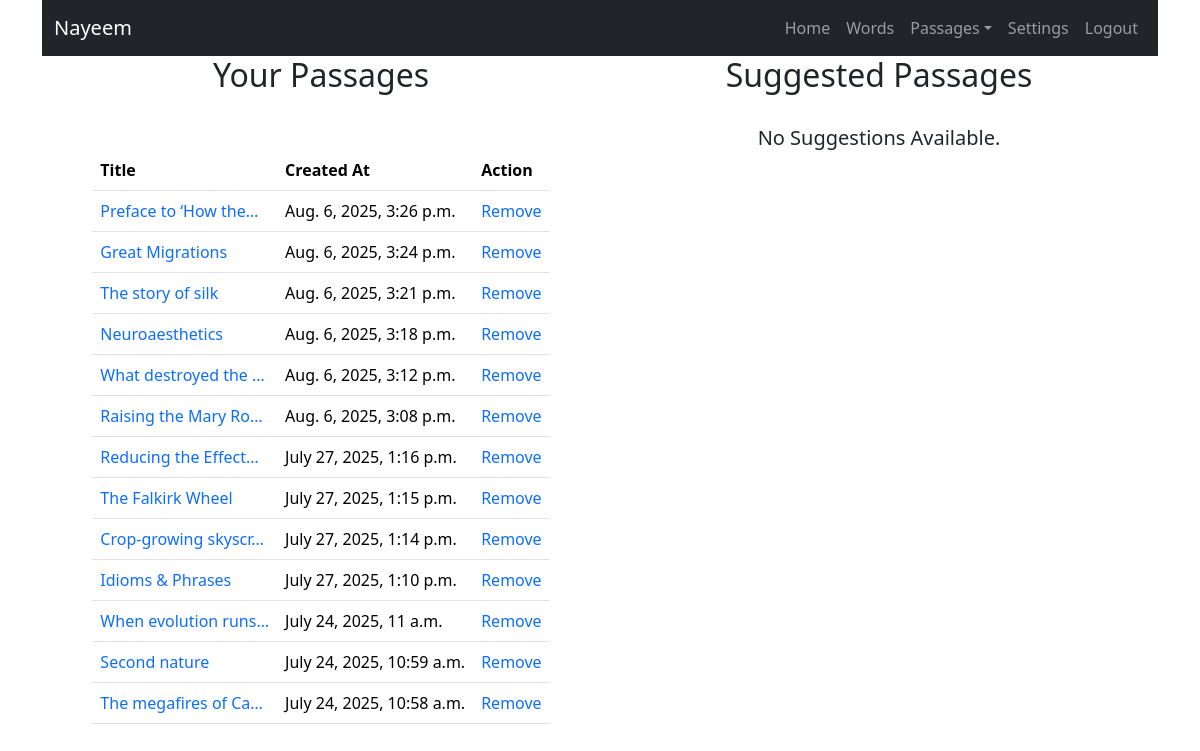
Page /passage/get-passages/ (signed in) on the committed database.
### user/models.py (models this page shows, shortened)
class User(AbstractUser):
    phone = models.CharField(max_length=100, null=True, blank=True)
    gender = models.CharField(max_length=10, choices=ghelp.list_to_tuple(CHOICE.GENDER), blank=True, null=True)
    user_type = models.CharField(max_length=20, choices=ghelp.list_to_tuple(CHOICE.USER_TYPE), default='General')
    @property
    def short_name(self):
        name = None
        if self.first_name: name = self.first_name
        else:
            if self.last_name: name = self.last_name
        return name

### passage/models.py (models this page shows, shortened)
class UserPassage(models.Model):
    user = models.ForeignKey(MODELS_USER.User, on_delete=models.CASCADE, related_name='user_passages')
    passage = models.ForeignKey(Passage, on_delete=models.CASCADE, related_name='passage_users')
    title = models.CharField(max_length=100)
    content = CKEditor5Field(config_name='extends')
    note = CKEditor5Field(config_name='extends')
    audience = models.CharField(max_length=15, choices=ghelp.list_to_tuple(CHOICE.AUDIENCE))
    hide_from_mine_profile = models.BooleanField(default=False)
    created_at = models.DateTimeField(auto_now_add=True)
    class Meta:
        unique_together = [['user', 'passage']]

### passage/views.py (the view)
# urls.py: path('get-passages/', views.get_passages, name='get-passages'),
@login_required(login_url=ghelp.nav_links(key='login')['link'])
def get_passages(request):
    html_path = 'dictionary/passage/get_passage.html'
    context = {
        'title': 'Passage',
        'user': request.user,
        'nav_links': {
            'auth': {
                'home': ghelp.nav_links(key='home', user=request.user),
                'view_passage': ghelp.nav_links(key='view_passage'),
                'add_passage': ghelp.nav_links(key='add_passage'),
                'words': ghelp.nav_links(key='words'),
                'settings': ghelp.nav_links(key='settings'),
                'logout': ghelp.nav_links(key='logout')
            },
            'unauth': {
                'home': ghelp.nav_links(key='home'),
                'login': ghelp.nav_links(key='login'),
                'register': ghelp.nav_links(key='register'),
            }
        },
        'passages': MODELS_PASS.UserPassage.objects.filter(user=request.user, hide_from_mine_profile=False).order_by('-id'),
        'preview_passages': ghelp.get_passages_to_display(MODELS_USER.UserFriend, MODELS_PASS.UserPassage, request.user),
        'audiences': CHOICE.AUDIENCE,
        'friends': ghelp.get_friends(MODELS_USER.UserFriend, request.user, id=False),
    }
    return render(request, html_path, context=context)

### help/common/n.py (called while the page is built)
    def get_friends(self, Userfriend, loggedin_user, id=True):
        if id: return [user_id for pair in Userfriend.objects.filter(Q(user=loggedin_user) | Q(friend=loggedin_user)).values('user', 'friend') for user_id in pair.values() if user_id != loggedin_user.id]
        else:
            friends = []
            for user_friend in Userfriend.objects.filter(Q(user=loggedin_user) | Q(friend=loggedin_user)):
                if user_friend.user.id == loggedin_user.id: friends.append(user_friend.friend)
                else: friends.append(user_friend.user)
            return friends

### templates/dictionary/passage/get_passage.html (shortened to what this page needs)
{% extends 'base.html' %}
{% load passage_filters %}
{% block navbar %}
    <nav class="navbar navbar-expand-lg navbar-dark navbar-sticky-top">
        <div class="container-fluid">
            <a class="navbar-brand" href="{% url nav_links.auth.home.name %}">{{nav_links.auth.home.level}}</a>
            <div class="collapse navbar-collapse" id="navbarNav">
                <ul class="navbar-nav ms-auto">
                    {% if user.is_authenticated %}
                        <li class="nav-item"><a class="nav-link" href="{% url nav_links.auth.home.name %}">Home</a></li>
                        <li class="nav-item"><a class="nav-link" href="{% url nav_links.auth.words.name %}">{{nav_links.auth.words.level}}</a></li>
                        <li class="nav-item dropdown">
                            <a class="nav-link dropdown-toggle" href="#" id="passagesDropdown" role="button" data-bs-toggle="dropdown" aria-expanded="false">Passages</a>
                        </li>
                        <li class="nav-item"><a class="nav-link" href="{% url nav_links.auth.settings.name %}">{{nav_links.auth.settings.level}}</a></li>
                        <li class="nav-item"><a class="nav-link" href="{% url nav_links.auth.logout.name %}">{{nav_links.auth.logout.level}}</a></li>
                    {% endif %}
                </ul>
            </div>
        </div>
    </nav>
{% endblock %}
{% block body %}
    {% if user.is_authenticated  %}
        <div class="container-fluid">
            <div class="row">
                <div class="col-12 col-md-6 col-sm-12">
                    <div class="d-flex flex-column">
                        <div class="d-flex justify-content-center align-items-center">
                            <div class="d-flex flex-column justify-content-center align-items-center">
                                <span class="h2">Your Passages</span>
                            </div>
                        </div>
                        <div class="d-flex justify-content-center align-items-center mt-4">
                            {% if passages %}
                                <div class="table-responsive">
                                    <table class="table table-hover">
                                        <thead>
                                            <tr>
                                                <th scope="col">Title</th>
                                                <th scope="col" class="d-none d-md-table-cell">Created At</th>
                                                <th scope="col">Action</th>
                                            </tr>
                                        </thead>
                                        <tbody>
                                            {% for passage in passages %}
                                                <tr>
                                                    <td>
                                                        <a style="text-decoration: none;" href="/passage/get-single-passage/{{passage.id}}">{{passage.title|truncatechars:20}}</a>
                                                    </td>
                                                    <td class="d-none d-md-table-cell">{{passage.created_at}}</td>
                                                    <td>
                                                        <a style="text-decoration: none;" href="/passage/remove-passage-from-my-list/{{passage.id}}">Remove</a>
                                                    </td>
                                                </tr>
                                            {% endfor %}
                                        </tbody>
                                    </table>
                                </div>
                            {% else %}
                                <span class="h5">Passage List is Empty.</span>
                            {% endif %}
                        </div>
                    </div>
                </div>
                <div class="col-12 col-md-6 col-sm-12">
                    <div class="d-flex flex-column">
                        <div class="d-flex justify-content-center align-items-center">
                            <span class="h2">Suggested Passages</span>
                        </div>
                        <div class="d-flex justify-content-center align-items-center mt-4">
                            {% if preview_passages %}
                                <div class="table-responsive">
                                    <table class="table table-hover">
                                        <thead>
                                            <tr>
                                                <th scope="col">Title</th>
                                                <th scope="col">Action</th>
                                            </tr>
                                        </thead>
                                        <tbody>
                                            {% for preview_passage in preview_passages %}
                                                <tr>
                                                    <td>
                                                        <a class="d-flex flex-column" style="text-decoration: none;" href="/passage/get-single-passage/{{preview_passage.id}}">
                                                            <span>{{preview_passage.passage.title|truncatechars:20}}</span>
                                                            <small class="text-muted">{{preview_passage.user.full_name}}</small>
                                                        </a>
                                                    </td>
                                                    <td>
                                                        <form method="POST" action="{% url 'add-passage-to-your-list' preview_passage.passage.id %}" class="d-flex flex-column flex-md-row align-items-center gap-2">
                                                            {% csrf_token %}
                                                            <select id="audience" name="audience" class="form-select form-select-sm">
                                                                {% for audience in audiences %}
                                                                    <option value="{{ audience }}">{{ audience }}</option>
                                                                {% endfor %}
                                                            </select>
                                                            <select style="height: 100px; width: 150px;" class="d-none" id="audience_users" name="audience_users" multiple>
                                                                {% for friend in friends %}
                                                                    <option value="{{ friend.id }}">{{ friend.username }}</option>
                                                                {% endfor %}
                                                            </select>
                                                            <button type="submit" class="btn btn-sm btn-link p-0">Add</button>
                                                        </form>
                                                    </td>
                                                </tr>
                                            {% endfor %}
                                        </tbody>
                                    </table>
                                </div>
                            {% else %}
                                <span class="h5">No Suggestions Available.</span>
                            {% endif %}
                        </div>
                    </div>
                </div>
            </div>
        </div>
    {% else %}
        <h1>Login First</h1>
    {% endif %}
{% endblock %}

### templates/base.html (shortened to what this page needs)
<!DOCTYPE html>
<html lang="en">
  <head>
    <link href="https://cdn.jsdelivr.net/npm/bootstrap@5.3.2/dist/css/bootstrap.min.css" rel="stylesheet">
    <link rel="stylesheet" href="https://cdn.jsdelivr.net/npm/bootstrap-icons@1.11.1/font/bootstrap-icons.css">
  </head>
    <body data-current-path="{{ request.path }}">
        <div class="container">
            {% block navbar %}
            {% endblock %}
            {% block body %}
            {% endblock %}
        </div>
    </body>
</html>

### templates/base.html (style rules this page uses)
.navbar-sticky-top { position: sticky; top: 0; background-color: #212529; }

### rows in the picture
User: auth.home.level "Nayeem"
UserPassage: title "Preface to ‘How the…", created_at "Aug. 6, 2025, 3:26 p.m."
UserPassage: title "Great Migrations", created_at "Aug. 6, 2025, 3:24 p.m."
UserPassage: title "The story of silk", created_at "Aug. 6, 2025, 3:21 p.m."
UserPassage: title "Neuroaesthetics", created_at "Aug. 6, 2025, 3:18 p.m."
UserPassage: title "What destroyed the …", created_at "Aug. 6, 2025, 3:12 p.m."
UserPassage: title "Raising the Mary Ro…", created_at "Aug. 6, 2025, 3:08 p.m."
UserPassage: title "Reducing the Effect…", created_at "July 27, 2025, 1:16 p.m."
UserPassage: title "The Falkirk Wheel", created_at "July 27, 2025, 1:15 p.m."
UserPassage: title "Crop-growing skyscr…", created_at "July 27, 2025, 1:14 p.m."
UserPassage: title "Idioms & Phrases", created_at "July 27, 2025, 1:10 p.m."
UserPassage: title "When evolution runs…", created_at "July 24, 2025, 11 a.m."
UserPassage: title "Second nature", created_at "July 24, 2025, 10:59 a.m."
UserPassage: title "The megafires of Ca…", created_at "July 24, 2025, 10:58 a.m."

### other values in the picture
{{ nav_links.auth.words.level }} "Words"
{{ nav_links.auth.settings.level }} "Settings"
{{ nav_links.auth.logout.level }} "Logout"
